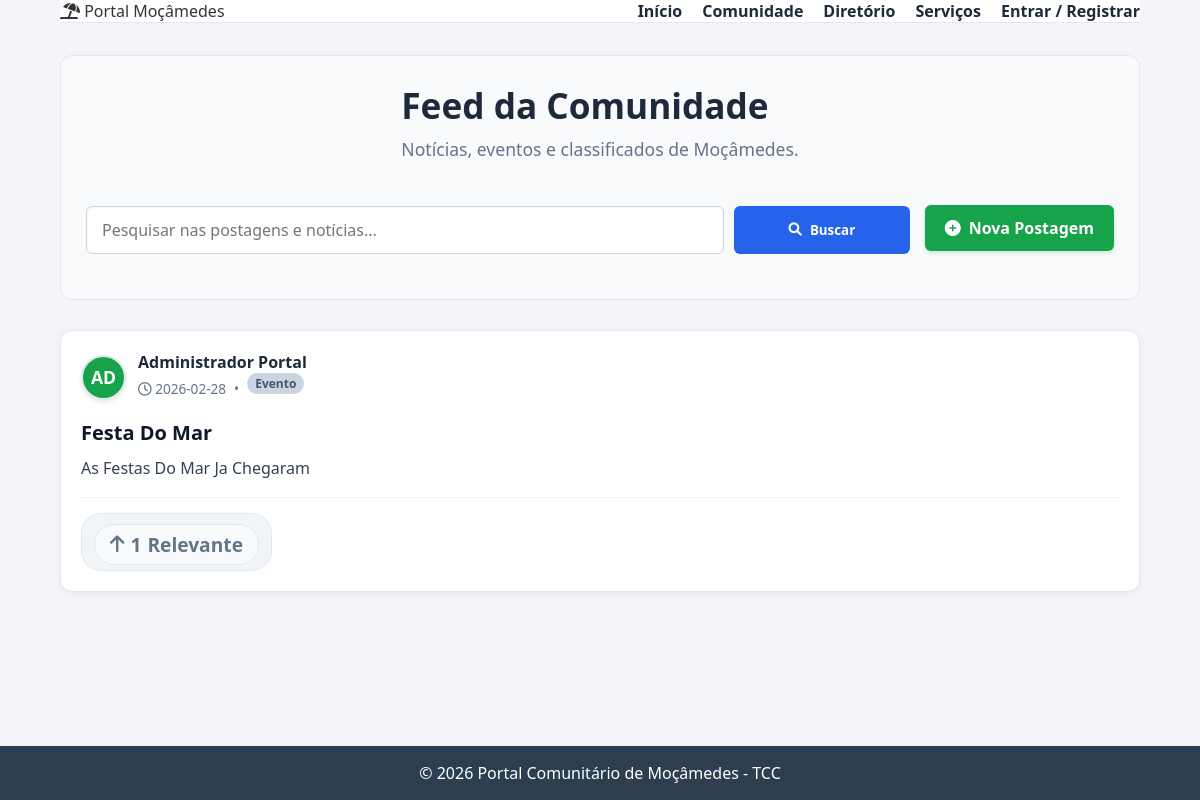
The app's page /feed with its own data.
### tables this page shows
CREATE TABLE postagens (
    id INTEGER PRIMARY KEY AUTOINCREMENT,
    titulo TEXT,                -- Pode ser vazio se for só um desabafo social
    conteudo TEXT NOT NULL,
    categoria TEXT NOT NULL,    -- Notícia, Social, Utilidade Pública
    imagem TEXT,
    usuario_id INTEGER NOT NULL,
    likes_count INTEGER DEFAULT 0,
    data_criacao TIMESTAMP DEFAULT CURRENT_TIMESTAMP, fixado INTEGER DEFAULT 0, upvotes INTEGER DEFAULT 0, imagem1 TEXT, imagem2 TEXT,
    FOREIGN KEY (usuario_id) REFERENCES usuarios (id)
);

CREATE TABLE usuarios (
    id INTEGER PRIMARY KEY AUTOINCREMENT,
    nome TEXT NOT NULL,
    email TEXT UNIQUE,    -- Não é mais NOT NULL (pode ser vazio)
    telefone TEXT UNIQUE, -- Novo campo de login
    senha TEXT NOT NULL,
    funcao TEXT DEFAULT 'cidadao',
    foto_perfil TEXT DEFAULT 'default_profile.png',
    bio TEXT,
    data_cadastro TIMESTAMP DEFAULT CURRENT_TIMESTAMP
);

### app.py (the view)
@app.route('/feed')
def feed():
    conn = get_db_connection()
    busca = request.args.get('q')
    sql = '''
        SELECT postagens.*, usuarios.nome as autor_nome, usuarios.foto_perfil,

        (upvotes / (((strftime('%s', 'now') - strftime('%s', data_criacao)) / 3600.0) + 2.0)) AS score_relevancia

        FROM postagens
        JOIN usuarios ON postagens.usuario_id = usuarios.id
        WHERE 1=1
    '''
    params = []
    if busca:
        sql += ' AND (titulo LIKE ? OR conteudo LIKE ? OR categoria LIKE ?)'
        termo = f'%{busca}%'
        params.extend([termo, termo, termo])
    sql += ' ORDER BY fixado DESC, score_relevancia DESC, data_criacao DESC'
    postagens = conn.execute(sql, params).fetchall()
    meus_votos = []
    if 'user_id' in session:
        votos = conn.execute('SELECT postagem_id FROM postagens_upvotes WHERE usuario_id = ?', (session['user_id'],)).fetchall()
        meus_votos = [v['postagem_id'] for v in votos]
    conn.close()
    return render_template('feed.html', postagens=postagens, meus_votos=meus_votos)

### app.py (called while the page is built)
def get_db_connection():
    conn = sqlite3.connect('banco.db')
    conn.row_factory = sqlite3.Row
    return conn

### templates/feed.html (shortened to what this page needs)
{% extends "base.html" %}
{% block content %}
<div class="feed-header" style="display: flex; flex-direction: column; gap: 20px; margin-bottom: 30px; background: #f8fafc; padding: 25px; border-radius: 12px; border: 1px solid #e2e8f0;">
        <div class="header-text">
            <h2 style="margin: 0 0 8px 0; font-size: 2.2rem; color: #1e293b;">Feed da Comunidade</h2>
            <p style="margin: 0; color: #64748b; font-size: 1.1rem;">Notícias, eventos e classificados de Moçâmedes.</p>
        </div>
        <div class="feed-actions" style="display: flex; gap: 15px; flex-wrap: wrap; align-items: center; justify-content: space-between; width: 100%;">
            <form action="/feed" method="GET" style="display: flex; gap: 10px; flex: 1; min-width: 250px;">
                <input type="text" name="q" placeholder="Pesquisar nas postagens e notícias..." value="{{ request.args.get('q', '') }}" style="flex: 8; padding: 12px 15px; border: 1px solid #cbd5e1; border-radius: 6px; font-size: 1rem; outline: none; box-shadow: inset 0 1px 2px rgba(0,0,0,0.05);">
                <button type="submit" style="flex: 2; background: #2563eb; color: white; border: none; padding: 12px; border-radius: 6px; font-weight: bold; cursor: pointer; transition: background 0.2s; white-space: nowrap; display: flex; align-items: center; justify-content: center; gap: 8px;">
                    <i class="fas fa-search"></i> Buscar
                </button>
            </form>
            <a href="/criar_postagem" class="btn-create" style="white-space: nowrap; padding: 12px 20px; background: #16a34a; color: white; text-decoration: none; border-radius: 6px; font-weight: bold; display: flex; align-items: center; gap: 8px; box-shadow: 0 2px 4px rgba(22, 163, 74, 0.2); transition: 0.2s;">
                <i class="fas fa-plus-circle"></i> Nova Postagem
            </a>
        </div>
    </div>
    <div class="posts-list">
        {% for post in postagens %}
            <div class="post-card {% if post.fixado %}post-fixado{% endif %}" style="position: relative; background: white; border-radius: 12px; padding: 20px; margin-bottom: 20px; box-shadow: 0 2px 8px rgba(0,0,0,0.05); border: 1px solid #e2e8f0;">
                <div style="display: flex; align-items: center; gap: 12px; margin-bottom: 15px; padding-right: 40px;">
                    <a href="/perfil/{{ post.usuario_id }}" style="text-decoration: none;">
                        <div style="position: relative; width: 45px; height: 45px; background: #16a34a; border: 2px solid #e2e8f0; border-radius: 50%; display: flex; align-items: center; justify-content: center; font-size: 1.1rem; color: white !important; font-weight: bold; text-transform: uppercase; box-shadow: 0 2px 4px rgba(0,0,0,0.1); overflow: hidden;">
                            <span style="line-height: 1; position: absolute; z-index: 1;">{{ post.autor_nome[:2] }}</span>
                        </div>
                    </a>
                    <div>
                        <div style="font-weight: bold; font-size: 1rem; display: flex; align-items: center; gap: 5px;">
                            <a href="/perfil/{{ post.usuario_id }}" style="color: #1e293b; text-decoration: none; transition: color 0.2s;" onmouseover="this.style.color='#2563eb'" onmouseout="this.style.color='#1e293b'">
                                {{ post.autor_nome }}
                            </a>
                        </div>
                        <div style="font-size: 0.85rem; color: #64748b; display: flex; align-items: center; gap: 8px;">
                            <span><i class="far fa-clock"></i> {{ post.data_criacao[:10] }}</span>
                            <span>&bull;</span>
                            <span class="post-tag {{ post.categoria }}" style="font-size: 0.75rem; padding: 2px 8px;">{{ post.categoria }}</span>
                        </div>
                    </div>
                </div>
                <h3 style="margin: 0 0 10px 0; font-size: 1.25rem; color: #0f172a;">{{ post.titulo }}</h3>
                <p style="color: #334155; line-height: 1.6; margin-bottom: 15px; white-space: pre-wrap;">{{ post.conteudo }}</p>
                <div style="display: flex; justify-content: space-between; align-items: center; border-top: 1px solid #f1f5f9; padding-top: 15px;">
                    <div class="upvote-container">
                        <button class="btn-upvote {% if post.id in meus_votos %}active{% endif %}" onclick="votar({{ post.id }}, this)" style="display: flex; align-items: center; gap: 6px; background: {% if post.id in meus_votos %}#eff6ff{% else %}#f8fafc{% endif %}; border: 1px solid {% if post.id in meus_votos %}#bfdbfe{% else %}#e2e8f0{% endif %}; color: {% if post.id in meus_votos %}#2563eb{% else %}#64748b{% endif %}; padding: 6px 15px; border-radius: 20px; font-weight: bold; cursor: pointer; transition: 0.2s;">
                            <i class="fas fa-arrow-up"></i>
                            <span id="count-{{ post.id }}">{{ post.upvotes if post.upvotes else 0 }}</span> Relevante
                        </button>
                    </div>
                </div>
            </div>
        {% endfor %}
    </div>
</div>
{% endblock %}

### static/css/style.css (style rules this page uses)
* { margin: 0; padding: 0; box-sizing: border-box; font-family: 'Segoe UI', Tahoma, Geneva, Verdana, sans-serif; }
body { background-color: #f4f4f9; color: #333; display: flex; flex-direction: column; min-height: 100vh; }
input, button { padding: 10px; width: 100%; margin-top: 5px; }
.feed-header { display: flex; justify-content: space-between; align-items: center; margin-bottom: 2rem; border-bottom: 2px solid #e2e8f0; padding-bottom: 1rem; }
.btn-create { background-color: #16a34a; color: white; padding: 10px 20px; text-decoration: none; border-radius: 6px; font-weight: bold; }
.posts-list { display: flex; flex-direction: column; gap: 20px; }
.post-card { background: white; padding: 24px; border-radius: 12px; border: 1px solid #e2e8f0; box-shadow: 0 1px 3px rgba(0,0,0,0.1); }
.post-tag { display: inline-block; padding: 4px 12px; border-radius: 20px; font-size: 0.8rem; font-weight: bold; margin-bottom: 10px; background-color: #cbd5e1; color: #475569; }
.post-card h3 { margin-bottom: 10px; color: #1e293b; }
.post-card p { color: #475569; line-height: 1.6; margin-bottom: 15px; }
.feed-actions { display: flex; justify-content: space-between; align-items: center; gap: 20px; margin-top: 20px; margin-bottom: 20px; }
.btn-create { background-color: #16a34a; color: white; padding: 12px 20px; border-radius: 6px; text-decoration: none; font-weight: bold; white-space: nowrap; transition: background 0.3s; }
.upvote-container { display: flex; align-items: center; gap: 8px; background: #f1f5f9; padding: 5px 12px; border-radius: 20px; width: fit-content; border: 1px solid #e2e8f0; }
.btn-upvote { background: transparent; border: none; color: #94a3b8; font-size: 1.2rem; cursor: pointer; transition: all 0.2s ease; padding: 0; display: flex; align-items: center; }

### records on screen
postagens: nome "AD", autor_nome "Administrador Portal", data_criacao "2026-02-28", categoria "Evento", titulo "Festa Do Mar", conteudo "As Festas Do Mar Ja Chegaram", upvotes "1"
